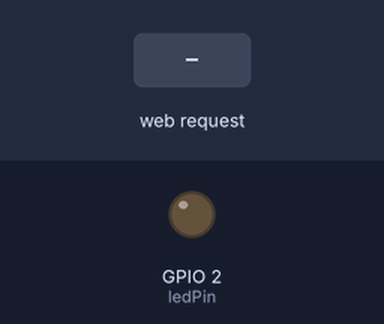
A program run on a simulated Seeed XIAO ESP32-S3. Parts: output pins drawn as LEDs (lit = HIGH). The test bench sets the inputs (shaded band). WiFi joins after 1.5 s; servers stay silent unless stated; what the program prints to the serial monitor is not drawn.

Above: at 13.2 s.
13.3 s: HTTP request GET /on received
At 14.0 s:
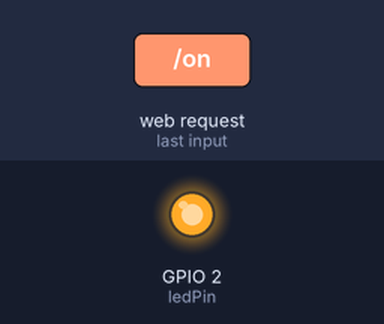
14.8 s: HTTP request GET /off received
At 15.1 s:
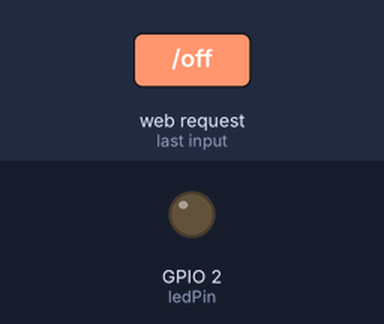
Timing chart, 0 to 17.8 s (numbered marks = the images above; inputs shaded):
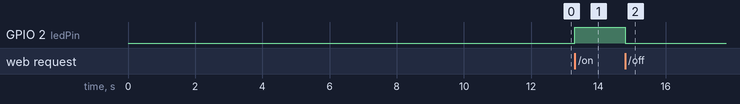

The program:

main.cpp
```cpp
#include <WiFi.h>

const char* ssid = "WIFI_SSID";
const char* password = "WIFI_PASSWORD";

WiFiServer server(80);
const int ledPin = 2;

void setup() {
  Serial.begin(115200);
  delay(10000);
  pinMode(ledPin, OUTPUT);
  digitalWrite(ledPin, LOW);

  WiFi.begin(ssid, password);
  while (WiFi.status() != WL_CONNECTED) {
    delay(1000);
    Serial.print(".");
  }
  digitalWrite(4,HIGH);
  Serial.println("\nConnected to WiFi");
  Serial.println(WiFi.localIP());

  server.begin();
}

void loop() {

  WiFiClient client = server.available();
  if (client) {
    String request = client.readStringUntil('\r');
    client.flush();

    if (request.indexOf("/on") != -1) {
      digitalWrite(ledPin, HIGH);
    } else if (request.indexOf("/off") != -1) {
      digitalWrite(ledPin, LOW);
    }

    client.println("HTTP/1.1 200 OK");
    client.println("Content-Type: text/html; charset=UTF-8");
    client.println("Connection: close\r\n");

    client.println(R"rawliteral(
     <!DOCTYPE html>
<html lang="en">
<head>
    <meta charset="UTF-8">
    <meta name="viewport" content="width=device-width, initial-scale=1.0">
    <title>Document</title>
    <link rel="Stylesheet" href="styles.css">
    <style>
        body{
    height: 100vh;
    width: 100vw;
    overflow: hidden;
    display: flex;
    justify-content: center;
    align-items: center;
    color: white;
    background-image: url('https://images.unsplash.com/photo-1519681393784-d120267933ba?ixid=MnwxMjA3fDB8MHxwaG90by1wYWdlfHx8fGVufDB8fHx8&ixlib=rb-1.2.1&auto=format&fit=crop&w=1124&q=100');
    background-repeat: no-repeat;
    background-size:cover;
}

.container{
    height:fit-content;
    width:fit-content;
    backdrop-filter: blur(4px) ;
    -webkit-backdrop-filter: blur(4px) ;
    background-color: rgba(17, 25, 40, 0.41);
    border-radius: 35px;
    border: 1px solid rgba(0, 0, 0, 0.125);
    display: flex;
    justify-content: center;
    align-items: center;
    flex-direction: column;
    padding: 0.6em;
    gap:0.5em;
    transition: all 0.5s cubic-bezier(0.075, 0.82, 0.165, 1);
    cursor: pointer;
    box-shadow: rgba(0, 0, 0, 0.779) 3px 3px 15px;
}
.container:hover{
    transform: translateY(-8%);
    scale: 1.1;
    background-color: rgba(17, 25, 40, 0.61);
    box-shadow: rgba(0, 0, 0, 0.779) 10px 10px 15px;
}

.container:active{
    transition: all 0.2s cubic-bezier(0.075, 0.82, 0.165, 1);
    transform: translateY(3%);
    scale: 0.95;
    background-color: rgba(17, 25, 40, 0.61);
    box-shadow: rgba(0, 0, 0, 0.779) 5px 5px 15px;
}

button{
    display: flex;
    justify-content: center;
    align-items: center;
    font-size: 2em;
    font-family:Verdana;
    height: 12vh;
    width: 12vh;
    flex-direction: column;
    -webkit-user-select: none; /* Safari */
    -ms-user-select: none; /* IE 10 and IE 11 */
    user-select: none; /* Standard syntax */
    background-color: rgba(0, 0, 0, 0);
    border: none;
    cursor: pointer;
}


button svg{
    width: 100%;
    aspect-ratio: 1/1;
}

    </style>
</head>
<body>
    <div class="root">
        <div class="container">
            <div class="Button-container">
                <button id="Button" class="light">
                    <svg xmlns="http://www.w3.org/2000/svg" width="56" height="56" viewBox="0 0 56 56" fill="none">
<path d="M28.2422 24.2422C29.7422 24.2422 30.9844 23 30.9844 21.5C30.9844 19.9765 29.7422 18.7578 28.2422 18.7578C26.7188 18.7578 25.5 19.9765 25.5 21.5C25.5 23 26.7188 24.2422 28.2422 24.2422ZM38.1329 28.8671C39.1876 29.9453 40.9219 29.9453 42 28.8671C43.0782 27.7656 43.0782 26.0546 42 25C40.8985 23.9218 39.211 23.8984 38.1329 25C37.0548 26.0546 37.0548 27.789 38.1329 28.8671ZM13.5 28.3675C14.5547 29.4456 16.2891 29.4456 17.3672 28.3675C18.4687 27.2659 18.4687 25.5549 17.3672 24.5003C16.2656 23.4222 14.5781 23.3987 13.5 24.5003C12.4219 25.5549 12.3984 27.2659 13.5 28.3675ZM10.7578 41.43C12.2578 41.43 13.5 40.1878 13.5 38.6878C13.5 37.1643 12.2578 35.9456 10.7578 35.9456C9.23442 35.9456 8.01562 37.1643 8.01562 38.6878C8.01562 40.1878 9.23442 41.43 10.7578 41.43ZM45.5 41.5C47 41.5 48.2423 40.2578 48.2423 38.7578C48.2423 37.2344 47 36.0156 45.5 36.0156C43.9765 36.0156 42.7577 37.2344 42.7577 38.7578C42.7577 40.2578 43.9765 41.5 45.5 41.5ZM20.1016 36.719C19.0235 36.719 18.1095 37.6097 18.1095 38.6878C18.1095 39.7425 19.0235 40.6331 20.1016 40.6331H35.8282C36.9064 40.6331 37.8204 39.7425 37.8204 38.6878C37.8204 37.6097 36.9064 36.719 35.8282 36.719H20.1016Z" fill="white"/>
</svg>
                </button>
            </div>
        </div>
    </div>
    <script>
        const Button = document.getElementById("Button");
let Button_state = false;

Button.addEventListener("click", function(){

    if(Button_state){
        Button_state=false;
        Button.innerHTML=`<svg xmlns="http://www.w3.org/2000/svg" width="56" height="56" viewBox="0 0 56 56" fill="none"><path d="M28.2422 24.2422C29.7422 24.2422 30.9844 23 30.9844 21.5C30.9844 19.9765 29.7422 18.7578 28.2422 18.7578C26.7188 18.7578 25.5 19.9765 25.5 21.5C25.5 23 26.7188 24.2422 28.2422 24.2422ZM38.1329 28.8671C39.1876 29.9453 40.9219 29.9453 42 28.8671C43.0782 27.7656 43.0782 26.0546 42 25C40.8985 23.9218 39.211 23.8984 38.1329 25C37.0548 26.0546 37.0548 27.789 38.1329 28.8671ZM13.5 28.3675C14.5547 29.4456 16.2891 29.4456 17.3672 28.3675C18.4687 27.2659 18.4687 25.5549 17.3672 24.5003C16.2656 23.4222 14.5781 23.3987 13.5 24.5003C12.4219 25.5549 12.3984 27.2659 13.5 28.3675ZM10.7578 41.43C12.2578 41.43 13.5 40.1878 13.5 38.6878C13.5 37.1643 12.2578 35.9456 10.7578 35.9456C9.23442 35.9456 8.01562 37.1643 8.01562 38.6878C8.01562 40.1878 9.23442 41.43 10.7578 41.43ZM45.5 41.5C47 41.5 48.2423 40.2578 48.2423 38.7578C48.2423 37.2344 47 36.0156 45.5 36.0156C43.9765 36.0156 42.7577 37.2344 42.7577 38.7578C42.7577 40.2578 43.9765 41.5 45.5 41.5ZM20.1016 36.719C19.0235 36.719 18.1095 37.6097 18.1095 38.6878C18.1095 39.7425 19.0235 40.6331 20.1016 40.6331H35.8282C36.9064 40.6331 37.8204 39.7425 37.8204 38.6878C37.8204 37.6097 36.9064 36.719 35.8282 36.719H20.1016Z" fill="white"/></svg>`;
        fetch('/off');

      }
    else {
        Button_state = true;
        Button.innerHTML= `<svg fill="#ffffff" viewBox="0 0 56.00 56.00" xmlns="http://www.w3.org/2000/svg" stroke="#ffffff"><g id="SVGRepo_bgCarrier" stroke-width="0"></g><g id="SVGRepo_tracerCarrier" stroke-linecap="round" stroke-linejoin="round"></g><g id="SVGRepo_iconCarrier"><path d="M 30.0392 16.0820 C 30.0392 14.9571 29.1016 14.0195 28.0001 14.0195 C 26.8985 14.0195 25.9610 14.9571 25.9610 16.0820 L 25.9610 22.5976 C 25.9610 23.6992 26.8985 24.6367 28.0001 24.6367 C 29.1016 24.6367 30.0392 23.6992 30.0392 22.5976 Z M 14.1251 28.9492 C 14.8985 29.7461 16.2110 29.7461 16.9845 28.9492 C 17.7813 28.1758 17.7813 26.8633 16.9845 26.0898 L 12.4142 21.4727 C 11.6407 20.6758 10.3282 20.6524 9.5314 21.4492 C 8.7579 22.2227 8.7579 23.5352 9.5314 24.3320 Z M 38.7345 26.3242 C 37.9610 27.0976 37.9610 28.4102 38.7345 29.1836 C 39.5314 29.9805 40.8673 29.9805 41.6407 29.1836 L 46.2577 24.5898 C 47.0550 23.7930 47.0550 22.4571 46.2577 21.6836 C 45.4845 20.8867 44.1720 20.8867 43.3751 21.6836 Z M 51.8593 41.9805 C 52.9609 41.9805 53.8983 41.0430 53.8983 39.9414 C 53.8983 38.8164 52.9609 37.8789 51.8593 37.8789 L 45.3438 37.8789 C 44.2189 37.8789 43.2813 38.8164 43.2813 39.9414 C 43.2813 41.0430 44.2189 41.9805 45.3438 41.9805 Z M 4.1407 37.8789 C 3.0392 37.8789 2.1017 38.8164 2.1017 39.9414 C 2.1017 41.0430 3.0392 41.9805 4.1407 41.9805 L 10.6798 41.9805 C 11.8048 41.9805 12.7423 41.0430 12.7423 39.9414 C 12.7423 38.8164 11.8048 37.8789 10.6798 37.8789 Z M 20.1251 38.0195 C 19.0470 38.0195 18.1329 38.9102 18.1329 39.9883 C 18.1329 41.0430 19.0470 41.9336 20.1251 41.9336 L 35.8516 41.9336 C 36.9298 41.9336 37.8438 41.0430 37.8438 39.9883 C 37.8438 38.9102 36.9298 38.0195 35.8516 38.0195 Z"></path></g></svg>`;
        fetch('/on');
      }
})
    </script>
</body>
</html>
    )rawliteral");
  }
}
```

Measured:
- after the input at 13.3 s, GPIO 2 (ledPin): LOW → HIGH at once
- after the input at 14.8 s, GPIO 2 (ledPin): HIGH → LOW at once
